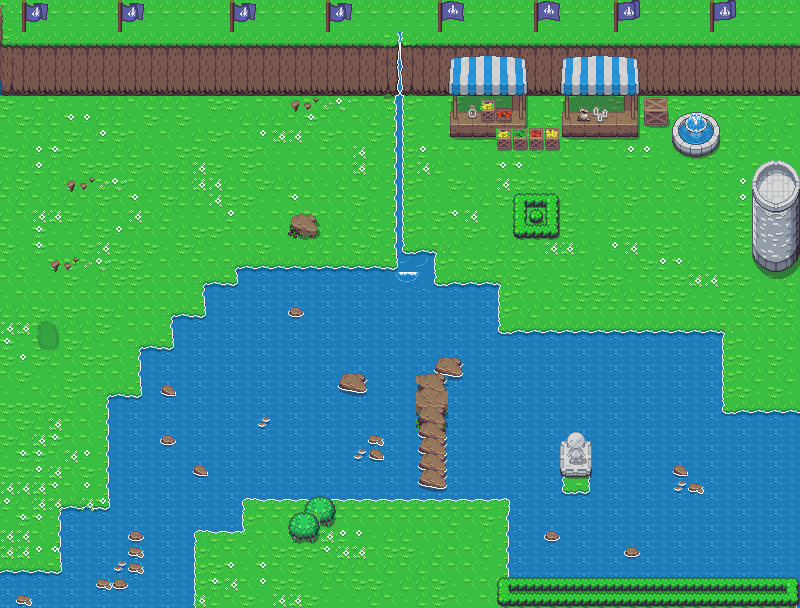

Below is a game level as drawn by its tile map, then a one-line description and the .tmx that defines it (tile-layer data replaced by summaries):
An orthogonal 50x38 tile map with 16x16 px tiles, 4 tile layers (water, land, flowers and objects, more objects), 1 hidden layer not drawn, 2 tilesets.

<map version="1.9" tiledversion="1.9.0" orientation="orthogonal" renderorder="right-down" width="50" height="38" tilewidth="16" tileheight="16" infinite="0" nextlayerid="7" nextobjectid="1">
 <tileset firstgid="1" source="../sprites/gfx/Overworld.tsx" />
 <tileset firstgid="1441" source="red-block.tsx" />
 <layer id="1" name="water" width="50" height="38">
  <data>[1900 cells, 1900 non-empty, 2 distinct tile ids]</data>
 </layer>
 <layer id="3" name="land" width="50" height="38">
  <data>[1900 cells, 1282 non-empty, 37 distinct tile ids]</data>
 </layer>
 <layer id="4" name="flowers and objects" width="50" height="38">
  <data>[1900 cells, 308 non-empty, 124 distinct tile ids]</data>
 </layer>
 <layer id="5" name="more objects" width="50" height="38">
  <data>[1900 cells, 45 non-empty, 25 distinct tile ids]</data>
 </layer>
 <layer id="6" name="collisions" width="50" height="38" visible="0">
  <data>[1900 cells, 163 non-empty, 1 distinct tile ids]</data>
 </layer>
</map>
